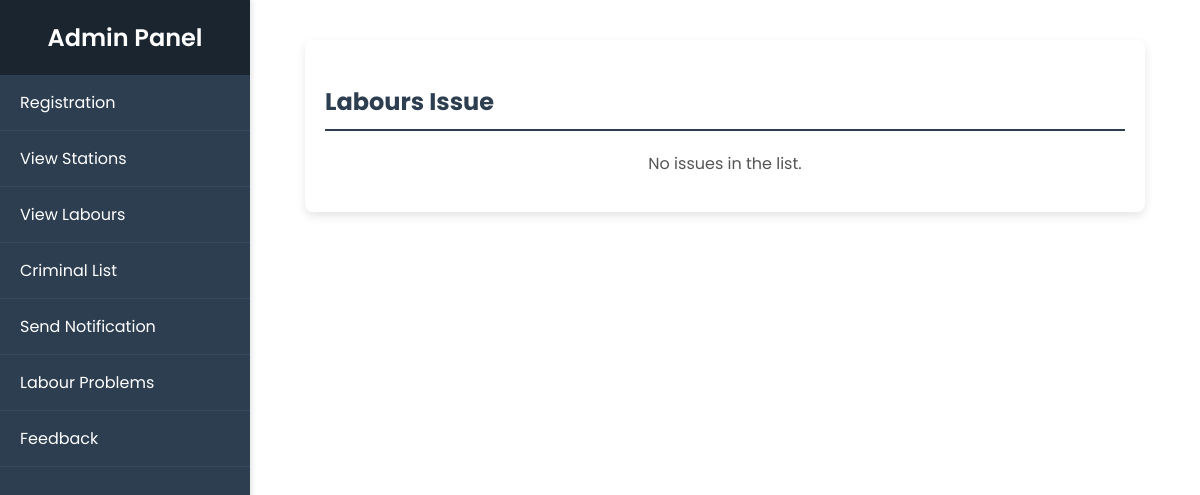
Page /my_admin/labour-problems/ on the earlier database version.
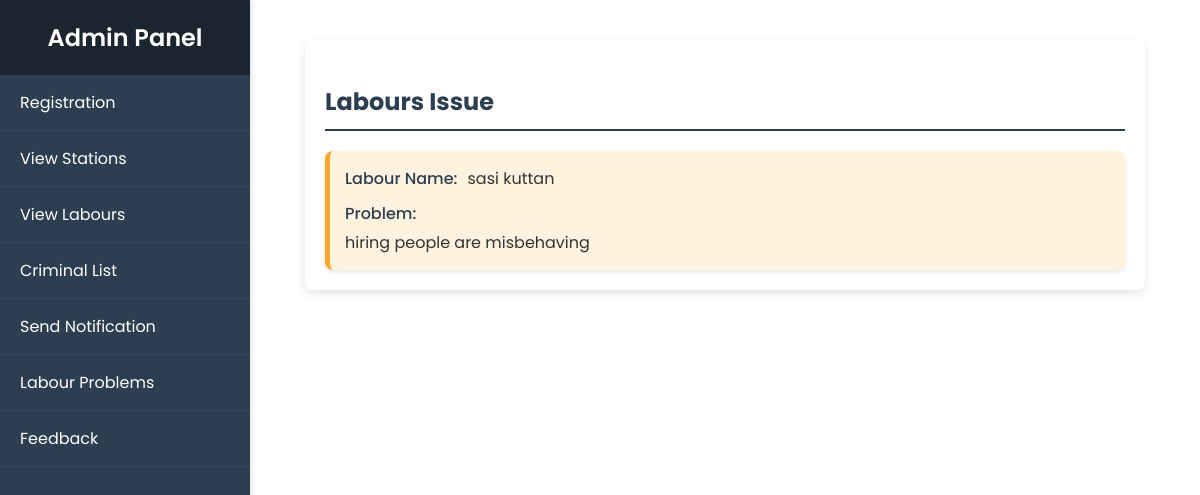
Same page on the later database version.
### labour/models.py (models this page shows, shortened)
class PersonalIssue(models.Model):
    labourer = models.ForeignKey(LabourDetails, on_delete=models.CASCADE,null=True,blank=True)
    title = models.CharField(max_length=255,null=True,blank=True)
    description = models.TextField(null=True,blank=True)
    created_at = models.DateTimeField(auto_now_add=True)
    updated_at = models.DateTimeField(auto_now_add=True)

### my_admin/models.py (models this page shows)
class LabourDetails(models.Model):
    gender=[
        ('MALE','male'),
        ('FEMALE','female'),
        ('OTHER','other')
    ]
    name=models.CharField(max_length=50,null=True,blank=True)
    age=models.DateField(null=True,blank=True)
    gender=models.CharField(max_length=50,null=True,blank=True,choices=gender)
    aadhar_no=models.IntegerField(null=True,blank=True)
    skills=models.CharField(max_length=600,null=True,blank=True)
    phone=models.CharField(max_length=20,null=True,blank=True)
    alternative_phone=models.CharField(max_length=20,null=True,blank=True)
    user_details=models.OneToOneField(LoginDetails,models.CASCADE,null=True,blank=True)
    photo = models.ImageField(null=True, blank=True, upload_to='labour_gallery')
    id_image = models.ImageField(null=True, blank=True, upload_to='labour_gallery')
    ration_card = models.ImageField(null=True, blank=True, upload_to='labour_gallery')
    updated_at = models.DateTimeField(auto_now_add=True)
    created_at = models.DateTimeField(auto_now_add=True)
    def __str__(self):
        return self.name

### my_admin/views.py (the view)
# urls.py: path('labour-problems/',LabourProblems.as_view(),name='labour_problems'),
class LabourProblems(View):
    def get(self,request):
        problem=PersonalIssue.objects.all()
        return render(request,'my_admin/view_issue.html',{'problem':problem})

### template/my_admin/view_issue.html
{% extends 'my_admin/home.html' %}
{% block body %}
    <div class="issue-container">
        <h3 class="issue-title">Labours Issue</h3>
        {% if not problem %}
            <p class="no-issue-message">No issues in the list.</p>
        {% else %}
            <div class="issue-list">
                {% for issue in problem %}
                    <div class="issue-card">
                        <div class="issue-header">
                            <span class="issue-label">Labour Name:</span>
                            <span class="issue-value">{{ issue.labourer }}</span>
                        </div>
                        <div class="issue-content">
                            <span class="issue-label">Problem:</span>
                            <p class="issue-value">{{ issue.description }}</p>
                        </div>
                    </div>
                {% endfor %}
            </div>
        {% endif %}
    </div>
{% endblock %}

Differences in the rows shown:
added PersonalIssue: labourer "sasi kuttan", description "hiring people are misbehaving"
Other differences:
text no longer shown: "No issues in the list."
